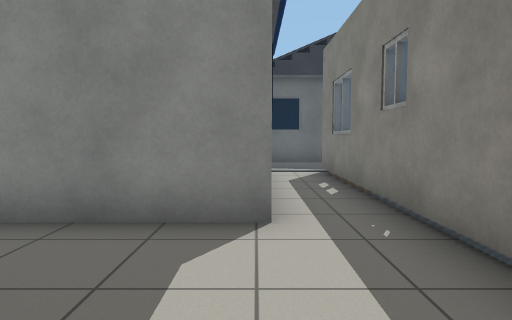
view 1 (above)

24 first-person views from a walk through a world built for the Gazebo simulator. The camera is 0.94 m above the floor, tilts 4° down and sees 75° across. Floor lines are 1 m apart. The floor is counted in squares, 1 m on a side. Each view is taken from the middle of a square. On the plan, view 1 faces up. The plan holds only what a view shows up to about 12 squares ahead; the rest is blank. The place goes on beyond the plan. Simple shapes stand in for some stock models.

view 2
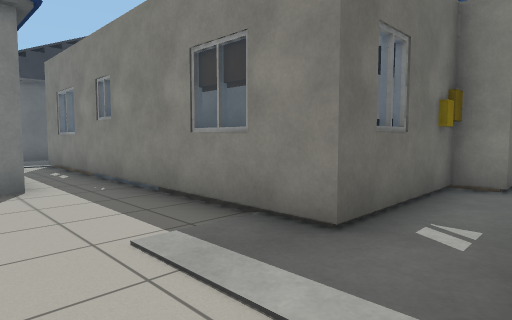

view 3
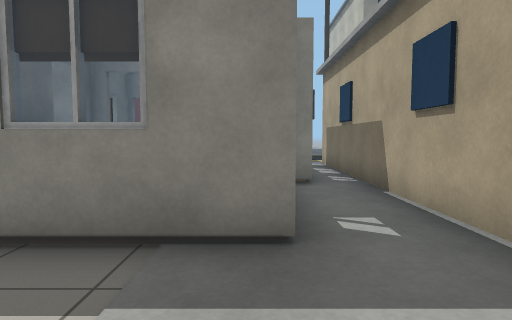

view 4
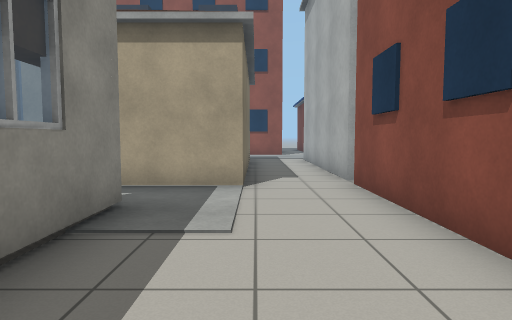

view 5
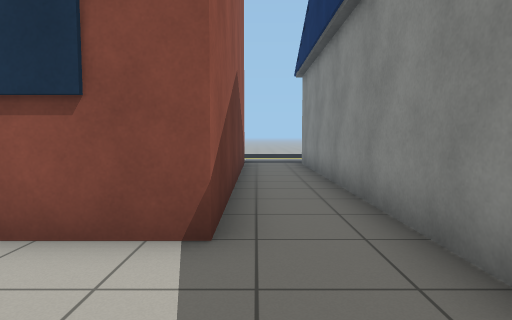

view 6
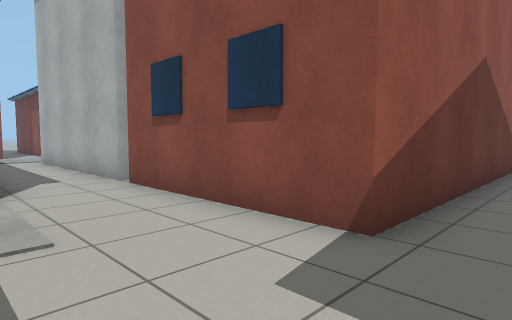

view 7
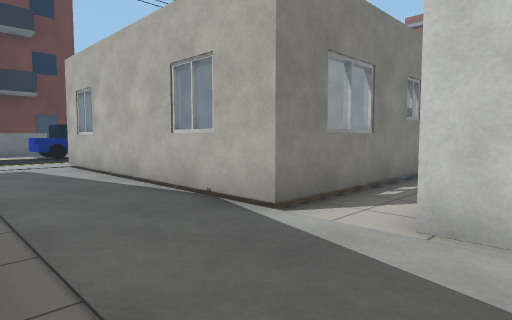

view 8
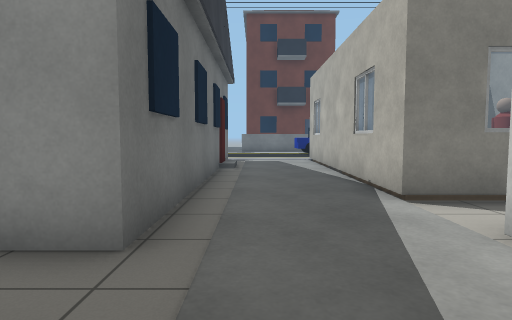

view 9
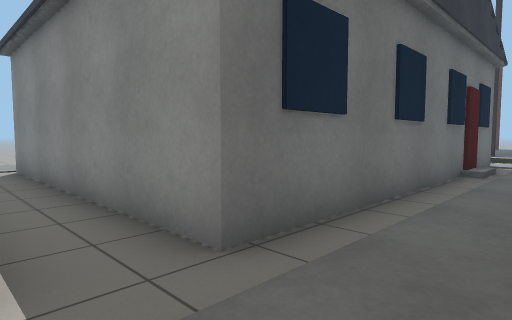

view 10
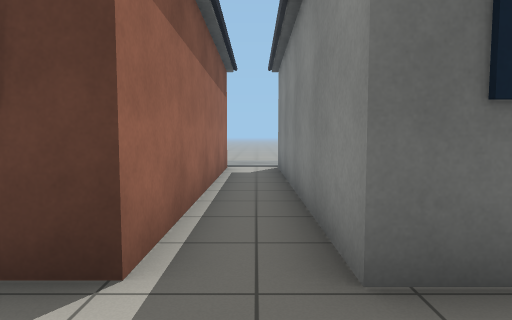

view 11
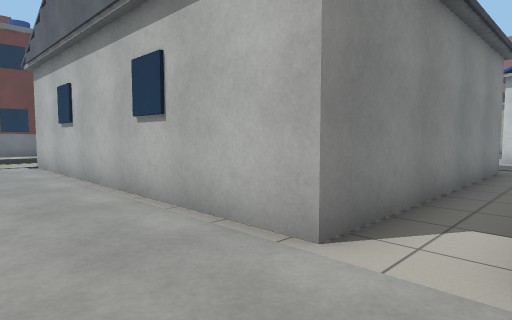

view 12
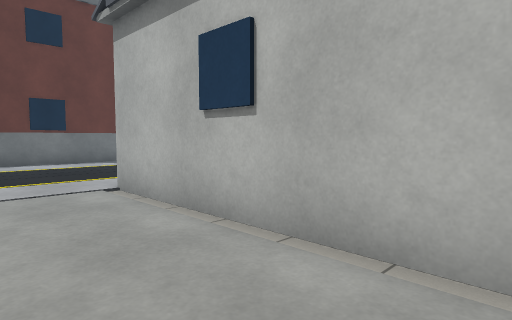

view 13
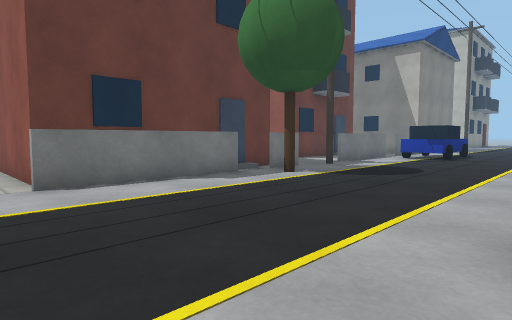

view 14
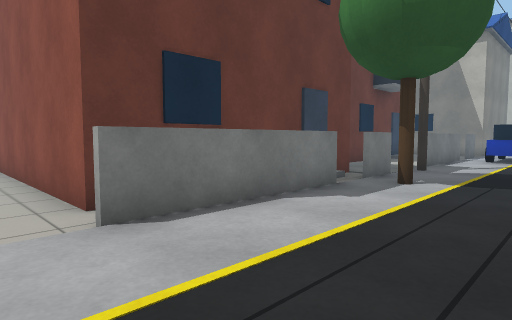

view 15
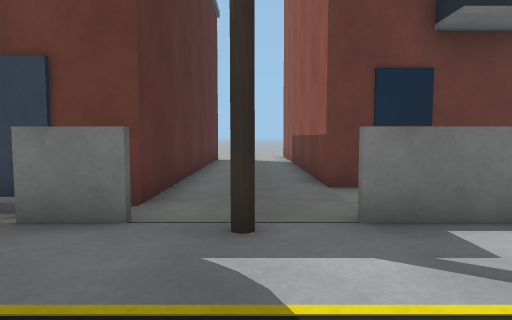

view 16
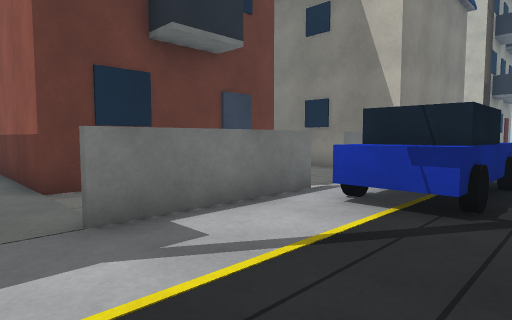

view 17
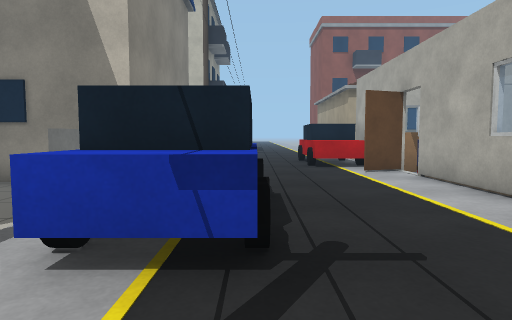

view 18
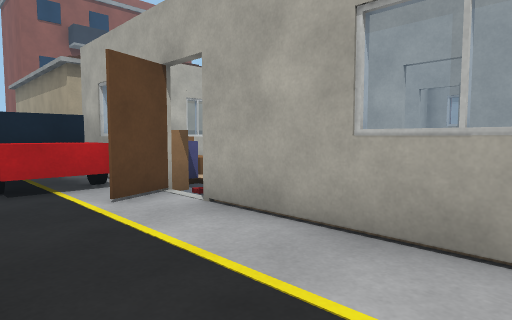

view 19
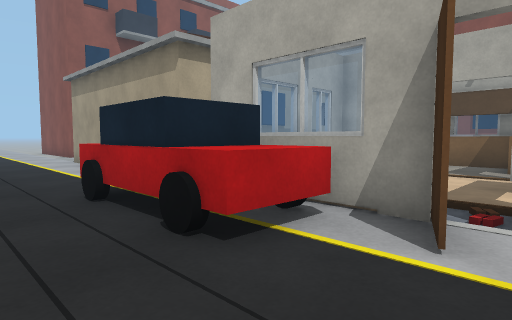

view 20
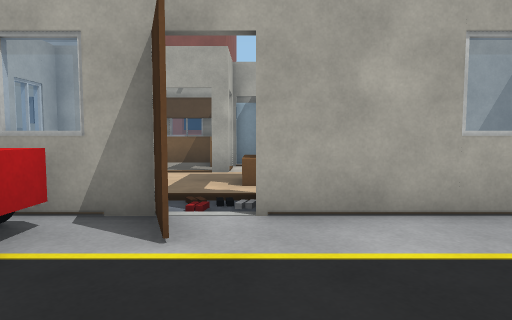

view 21
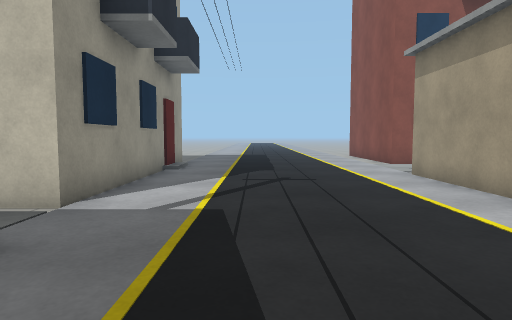

view 22
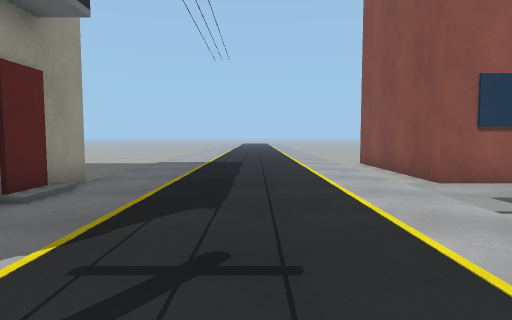

view 23
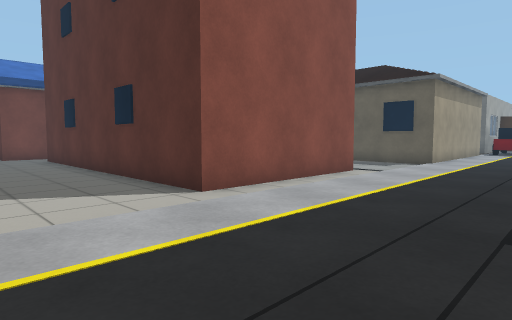

view 24
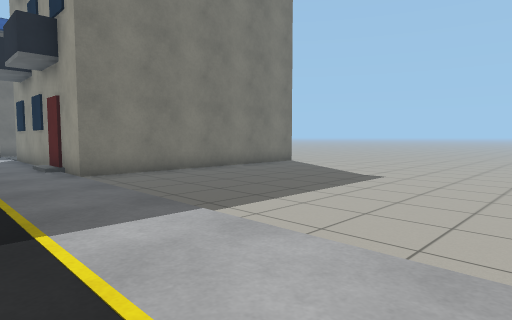

### Floor plan
Key: @ floor where view 1 was taken; . floor; H house; F fence; P brown pole; C car; O other object.
Columns run from 6 left of view 1 to 23 right of it. Each row starts with its distance up from view 1.
 23     . ... . ... . ......
 22     ..........................
 21     ...................FOOOOOO
 20     O.OOOOOOOOOOO......FO
 19     O.O          ......FO
 18     O.O          ......FO
 17     O.O          ......FO
 16     O.O          .....P.O
 15     O.O          ......FOOOOOO
 14     O.O          .............
 13     O.O          .....P.......
 12    OO.OOOOOOOOOOO......F......
 11    . ..................F..OOOO
 10     ...................F  O
  9      ...HHHHHHHHH...CC.F  O
  8      OO.H  H H  H...CC.F  O
  7       O.H  H H  H...C ..  O
  6       O.HOO  H  H...C  F. O
  5       O.HHHH H  H...    ..
  4 OOOOOOO.H H  H  H....  OOOOO
  3 ........HHH  HHHH....  O
  2 ........HHHHH   HH...  O
  1 OOOOO...HH    HHHCC..  O
  0     O.@.HH  H H HCC..  O
 -1     O...HHHHHH  H C..  O
 -2     O.......HHHHH C..
 -3     O..OOOOOOOOOO C.
 -4     O.O        OO ....
 -5     O.O OO      O.....
 -6     O.O         O.......
 -7     O.O         O......OO
 -8     O.O         O......O
 -9     O.O         O......O
-10     O.         OO......O
-11     ..          .......O
-12               .........O
-13               .........O
-14             OOOO.......OOOOOOO
-15                O..............
-16                O..............
-17                O..............
-18                O..............
-19       OOOOOOOOOO..............
-20       ........................
-21       ........................
-22          ........... .........
-23                 ... . ...

Where each view was taken, in squares from view 1:
view 1: 0 up, 0 right, facing up
view 2: 3 down, 1 left, facing up-right
view 3: 1 down, 1 left, facing right
view 4: 3 up, 0 right, facing down
view 5: 2 up, 1 right, facing left
view 6: 3 up, 1 right, facing down-left
view 7: 12 up, 1 left, facing down-right
view 8: 11 up, 3 left, facing right
view 9: 10 up, 2 left, facing up-right
view 10: 10 up, 1 left, facing up
view 11: 23 up, 2 left, facing down-right
view 12: 23 up, 4 right, facing down-right
view 13: 23 up, 10 right, facing down-right
view 14: 23 up, 13 right, facing down-right
view 15: 13 up, 13 right, facing right
view 16: 13 up, 13 right, facing down-right
view 17: 11 up, 14 right, facing down
view 18: 7 up, 13 right, facing down-left
view 19: 3 up, 14 right, facing down-left
view 20: 3 up, 14 right, facing left
view 21: 2 down, 14 right, facing down
view 22: 7 down, 13 right, facing down
view 23: 23 down, 14 right, facing up-left
view 24: 23 down, 14 right, facing up-right
